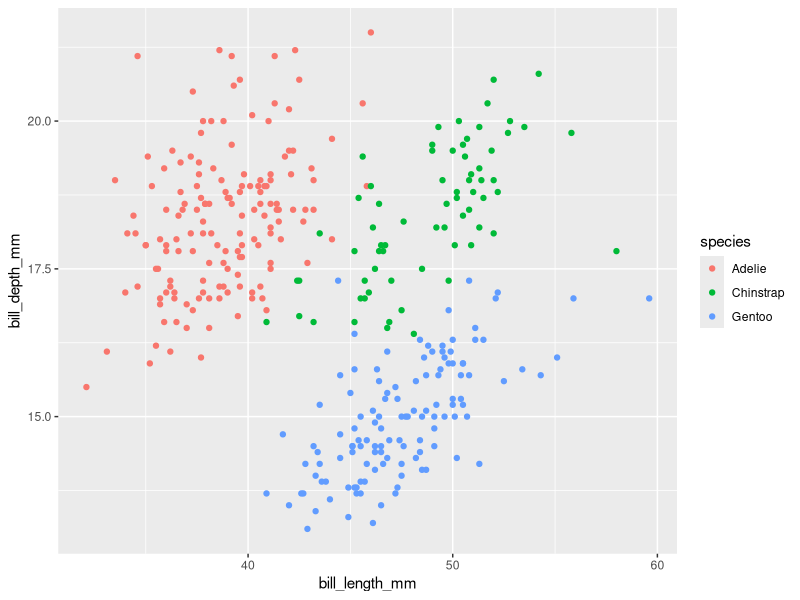
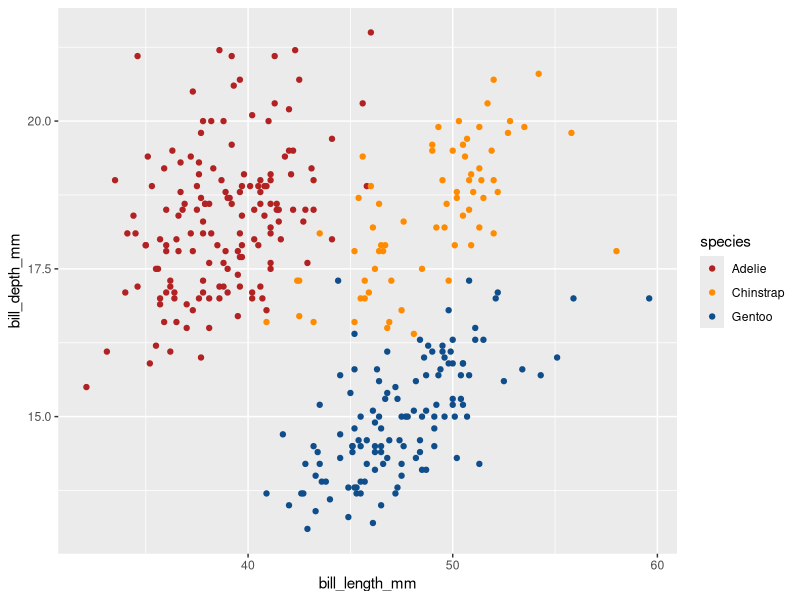
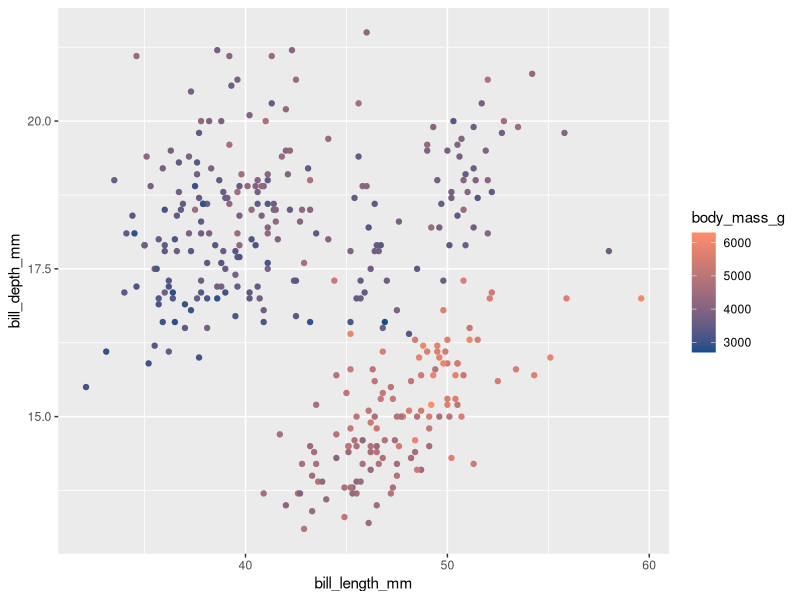
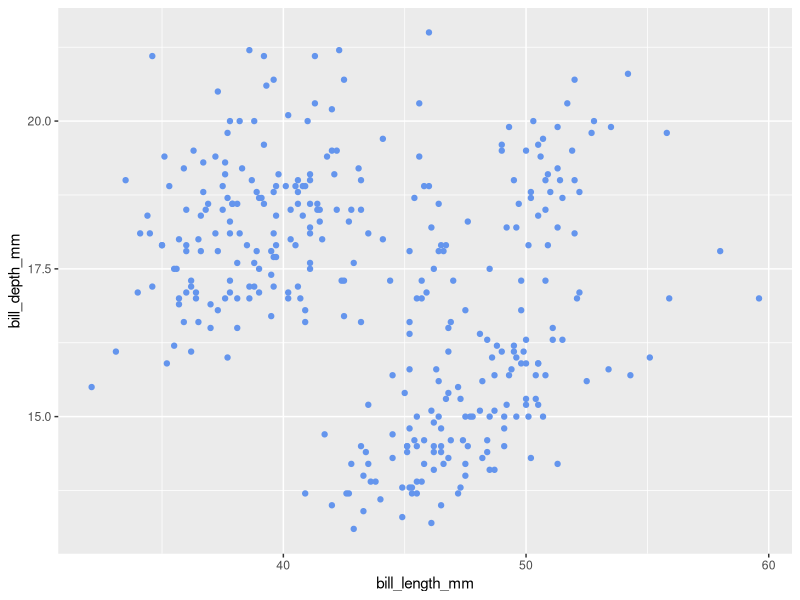
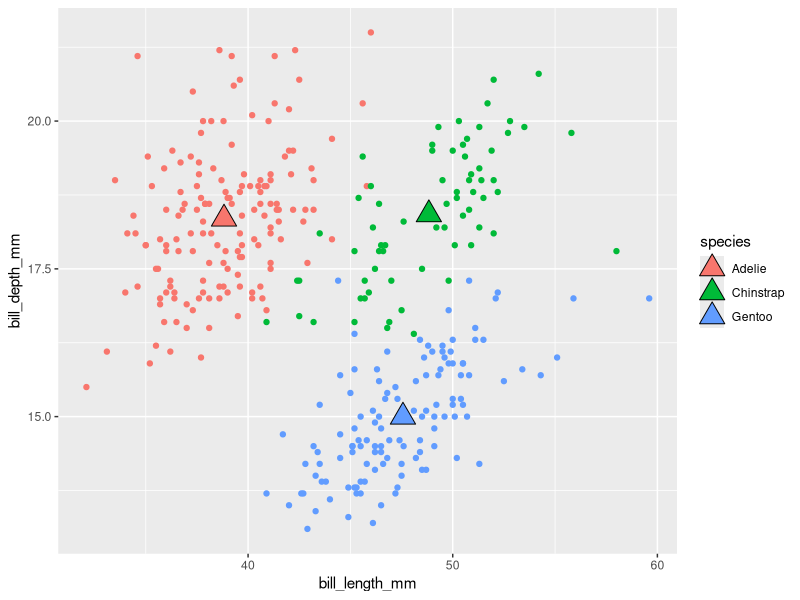
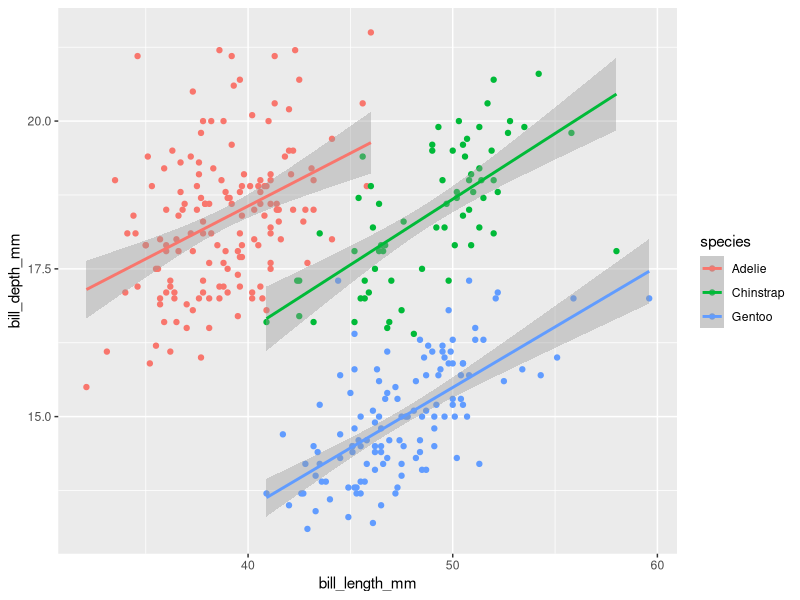
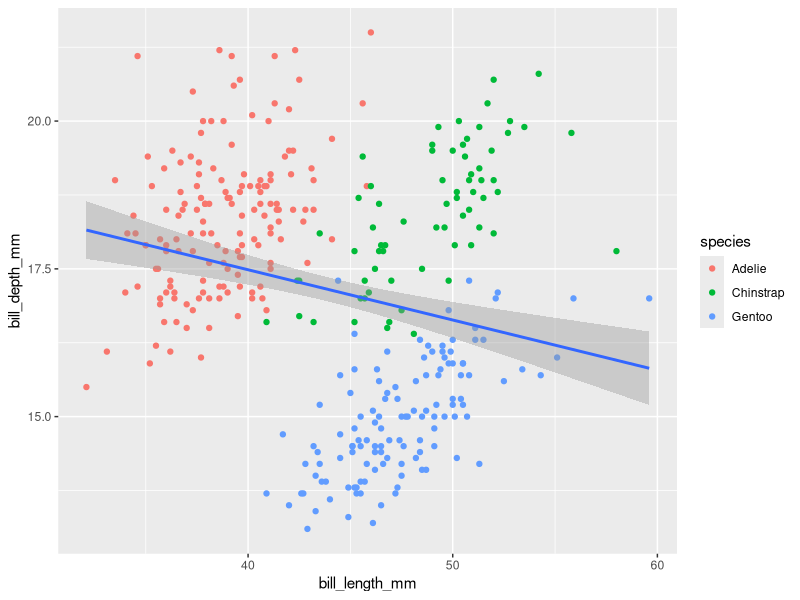
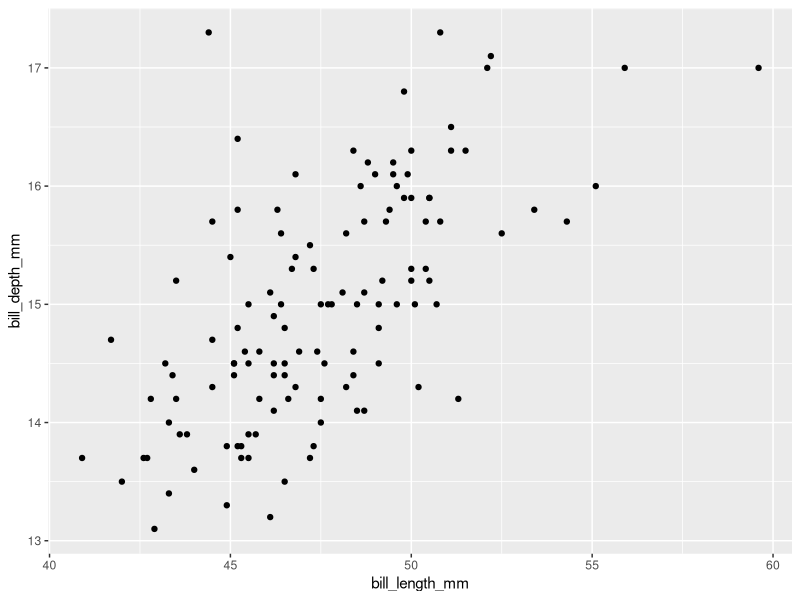

Here is the R script that generated these plots, in order:
## ---- chunk 1
#| eval: true
#| echo: true
#| message: false
#| warning: false
# load packages ----
library(tidyverse)
library(palmerpenguins)
## ---- chunk 2
# create some untidy temperature data ----
temp_data_wide <- tribble(
  ~date, ~station1, ~station2,  ~station3,
  "2023-10-01", 30.1, 29.8,  31.2,
  "2023-11-01", 28.6, 29.1,  33.4,
  "2023-12-01", 29.9, 28.5,  32.3
)

# print it out ----
print(temp_data_wide)
## ---- chunk 3
# convert data from wide > long ----
temp_data_long <- temp_data_wide |> 
  pivot_longer(cols = starts_with("station"),
               names_to = "station_id",
               values_to = "temp_c")

# print it out ----
print(temp_data_long)
## ---- chunk 4
#| warning: false

ggplot(data = penguins,
       mapping = aes(x = bill_length_mm, y = bill_depth_mm, col = species)) +
  geom_point() 
## ---- chunk 5
#| warning: false

ggplot(data = penguins,
       mapping = aes(x = bill_length_mm, y = bill_depth_mm, col = species)) +
  geom_point() +
  scale_color_manual(values = c("firebrick", "darkorange", "dodgerblue4"))

## ---- chunk 6
#| warning: false

ggplot(data = penguins,
       mapping = aes(x = bill_length_mm, y = bill_depth_mm, col = body_mass_g)) +
  geom_point() +
  scale_color_gradient(low = "dodgerblue4", high = "salmon1")
## ---- chunk 7
#| warning: false

ggplot(data = penguins,
       mapping = aes(x = bill_length_mm, y = bill_depth_mm)) +
  geom_point(col = "cornflowerblue")

## ---- chunk 8
#| warning: false
#| message: false
# create a separate penguins_summary df ----
penguins_summary <- penguins |>
  drop_na() |> 
  group_by(species) |> 
  summarize(
    mean_bill_length_mm = mean(bill_length_mm),
    mean_bill_depth_mm = mean(bill_depth_mm)
  )

# create ggplot with layers from different dfs ----

ggplot() +
  geom_point(data = penguins,
             aes(x = bill_length_mm, y = bill_depth_mm, color = species)) +
  geom_point(data = penguins_summary,
             aes(x = mean_bill_length_mm, y = mean_bill_depth_mm, fill = species),
             size = 6, shape = 24)

# You put the data locally (in the geom argument) instead of ggplot because we are visualizing multiple datasets
## ---- chunk 9
#| warning: false
#| message: false
# scatterplot with lms fitted to species ---- 

ggplot(data = penguins,
       mapping = aes(x = bill_length_mm, y = bill_depth_mm, col = species)) +
  geom_point() +
  geom_smooth(method = "lm")

# When we map color by species on a global level, then all the subsequent layers are done in those groups
## ---- chunk 10
#| warning: false
#| message: false
# scatterplot with lm fitted to entire data set ---- 
ggplot(data = penguins,
       mapping = aes(x = bill_length_mm, y = bill_depth_mm)) +
  geom_point(aes(color = species)) +
  geom_smooth(method = "lm")

# Move the color argument to just the geom_point argument
## ---- chunk 11
#| warning: false
# filter for Gentoo penguins, then pipe into ggplot ----

penguins %>% 
  filter(species == "Gentoo") %>% 
  ggplot(aes(x = bill_length_mm, y = bill_depth_mm)) +
    geom_point()
## ---- chunk 12
#| warning: false

ggplot(penguins, aes(x = species)) +
  geom_bar()
## ---- chunk 13
#| warning: false

# new summarized df ----
penguin_summary <- penguins |> 
  count(species) 

# generate bar heights based on "identity" of values in `n` column ----
ggplot(penguin_summary, aes(x = species, y = n)) +
  geom_bar(stat = "identity")

## ---- chunk 14
#| warning: false
ggplot(penguins, aes(x = species, y = after_stat(prop), group = 1)) +
  geom_bar()
## ---- chunk 15
#| warning: false

ggplot(penguins, aes(x = species, fill = island)) +
  geom_bar()
## ---- chunk 16
#| warning: false

ggplot(penguins, aes(x = species, fill = island)) +
  geom_bar(position = "fill")
## ---- chunk 17
#| warning: false

ggplot(penguins, aes(x = species, fill = island)) +
  geom_bar(position = "dodge")
## ---- chunk 18
#| warning: false

ggplot(penguins, aes(x = species, fill = island)) +
  geom_bar(position = position_dodge2(preserve = "single")) 
## ---- chunk 19
#| warning: false

ggplot(penguins, aes(x = species)) +
  geom_bar() +
  coord_cartesian() # not necessary
## ---- chunk 20
#| warning: false

ggplot(penguins, aes(x = species)) +
  geom_bar() +
  coord_flip()
## ---- chunk 21
#| warning: false

ggplot(penguins, aes(x = species)) +
  geom_bar() +
  coord_polar()
## ---- chunk 22
#| warning: false

ggplot(penguins, aes(x = species)) +
  geom_bar() +
  theme_linedraw()
## ---- chunk 23
#| warning: false

ggplot(penguins, aes(x = species)) +
  geom_bar() +
  theme(
    axis.title = element_text(size = 14, color = "blue")
  )
## ---- chunk 24
#| warning: false
#| message: false

ggplot(penguins, aes(x = flipper_length_mm, fill = species)) +
  geom_histogram(position = "identity", alpha = 0.8) +
  scale_fill_manual(values = c("lightblue", "lightgreen", "lightpink")) +
  labs(x = "Flipper Length (mm)", y = "Frequency",
       title = "Penguin Flipper Lengths", fill = "Species") +
  facet_wrap(~species, ncol = 1)
  
